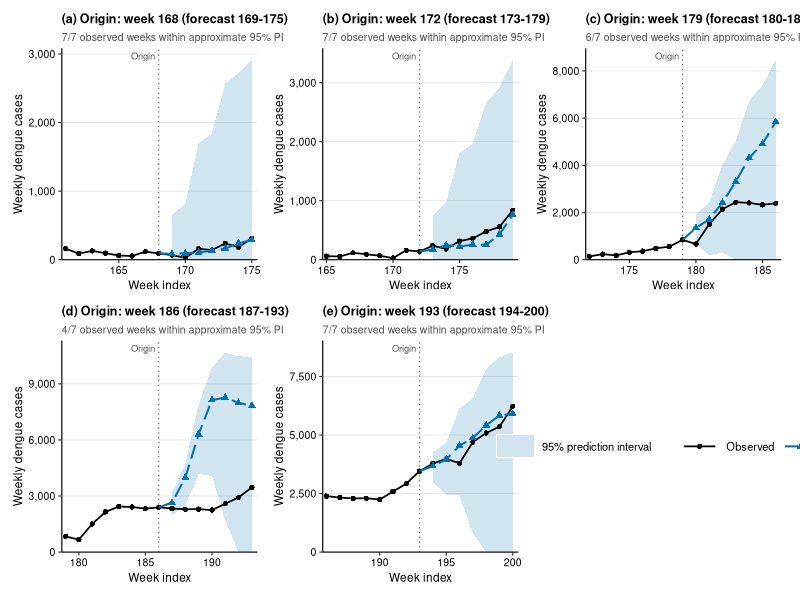

Here is the R script that generated this plot:
# ================================================================
# DENGUE: 26-ORIGIN RECURSIVE FORECAST VALIDATION
# + NON-OVERLAPPING SENSITIVITY ANALYSIS
# + FIVE-PANEL FIGURE (3 columns x 2 rows; 8 historical weeks)
# Historical forecast-error intervals
# ================================================================
rm(list = ls())
library(dplyr)
library(splines)
library(ggplot2)
library(patchwork)

# 0. SETTINGS ------------------------------------------------------
out_dir <- "~/Downloads/dengue_26_origin_with_nonoverlap"
dir.create(out_dir, recursive = TRUE, showWarnings = FALSE)

calibration_origins <- 100:161
evaluation_origins  <- 168:193
nonoverlap_origins  <- c(168L, 175L, 182L, 189L)
figure_origins      <- c(168L, 172L, 179L, 186L, 193L)

H <- 7L
ar_order <- 8L
temp_lag <- 9L
precip_lag <- 7L
humid_lag <- 8L
hist_weeks <- 8L
ncol_fig <- 3L
common_y <- FALSE

# 1. READ AND VALIDATE DATA ----------------------------------------
df <-  read.csv("MyBDweeklyFinaldata.csv", stringsAsFactors = FALSE)
required <- c("Week", "Dengue_cases", "Temperature",
              "Precipitation", "Humidity")
stopifnot(all(required %in% names(df)))
df <- df %>%
  dplyr::arrange(Week) %>%
  dplyr::mutate(time_index = dplyr::row_number(),
                trend = time_index,
                sin1 = sin(2*pi*time_index/52),
                cos1 = cos(2*pi*time_index/52))

stopifnot(
  nrow(df) == 200L,
  all(stats::complete.cases(df[, required])),
  all(is.finite(df$Dengue_cases)),
  all(df$Dengue_cases >= 0),
  min(temp_lag, precip_lag, humid_lag) >= H,
  max(calibration_origins) + H <= 168L,
  max(evaluation_origins) + H <= nrow(df),
  all(nonoverlap_origins %in% evaluation_origins),
  all(figure_origins %in% evaluation_origins),
  all(diff(nonoverlap_origins) >= H)
)
cases_all <- df$Dengue_cases

# 2. FIT MODEL UP TO EACH ORIGIN -----------------------------------
make_model_data <- function(dat) {
  out <- dat
  for (j in seq_len(ar_order)) {
    out[[paste0("lag_dengue_", j)]] <-
      log1p(dplyr::lag(out$Dengue_cases, j))
  }
  out$Temp_lag   <- dplyr::lag(out$Temperature, temp_lag)
  out$Precip_lag <- dplyr::lag(out$Precipitation, precip_lag)
  out$Humd_lag   <- dplyr::lag(out$Humidity, humid_lag)
  out
}

make_spline <- function(x) {
  knots <- unique(as.numeric(stats::quantile(
    x, c(0.25, 0.50, 0.75), na.rm = TRUE
  )))
  basis <- splines::ns(
    x, knots = knots, Boundary.knots = range(x)
  )
  list(training = basis,
       predict = function(z) stats::predict(basis, z))
}

fit_upto <- function(origin, model = c("full", "ar_only")) {
  model <- match.arg(model)
  lagged <- make_model_data(df[seq_len(origin), , drop = FALSE])
  ar_terms <- paste0("lag_dengue_", seq_len(ar_order))
  needed <- c("Dengue_cases", ar_terms, "trend", "sin1", "cos1")
  if (model == "full") {
    needed <- c(needed, "Temp_lag", "Precip_lag", "Humd_lag")
  }
  train <- lagged[stats::complete.cases(
    lagged[, needed, drop = FALSE]), , drop = FALSE]
  if (nrow(train) < 50L) {
    stop("Too few complete training rows at origin ", origin)
  }

  bases <- NULL
  spline_terms <- character()
  if (model == "full") {
    bases <- list(temp   = make_spline(train$Temp_lag),
                  precip = make_spline(train$Precip_lag),
                  humid  = make_spline(train$Humd_lag))
    for (nm in names(bases)) {
      b <- as.data.frame(bases[[nm]]$training)
      names(b) <- paste0("ns_", nm, "_", seq_len(ncol(b)))
      train <- dplyr::bind_cols(train, b)
      spline_terms <- c(spline_terms, names(b))
    }
  }

  f <- stats::reformulate(
    c(ar_terms, spline_terms, "trend", "sin1", "cos1"),
    response = "Dengue_cases"
  )
  fit <- stats::glm(f, family = stats::quasipoisson(link = "log"),
                    data = train)
  if (anyNA(stats::coef(fit))) {
    stop("Rank-deficient fit at origin ", origin, " (", model, ")")
  }
  if (!isTRUE(fit$converged)) {
    stop("GLM did not converge at origin ", origin)
  }
  list(fit = fit, bases = bases)
}

# 3. SEVEN-WEEK RECURSIVE FORECAST -------------------------------
recursive_forecast <- function(origin, model = c("full", "ar_only")) {
  model <- match.arg(model)
  obj <- fit_upto(origin, model)
  history <- tail(df$Dengue_cases[seq_len(origin)], ar_order)
  predictions <- numeric(H)

  for (h in seq_len(H)) {
    target <- origin + h
    newrow <- data.frame(
      trend = target,
      sin1 = sin(2*pi*target/52),
      cos1 = cos(2*pi*target/52)
    )
    for (j in seq_len(ar_order)) {
      newrow[[paste0("lag_dengue_", j)]] <-
        log1p(history[ar_order + 1L - j])
    }
    if (model == "full") {
      weather_idx <- c(
        temp = target - temp_lag,
        precip = target - precip_lag,
        humid = target - humid_lag
      )
      if (any(weather_idx < 1L) || any(weather_idx > origin)) {
        stop("Future weather required at origin ", origin)
      }
      weather <- list(
        temp = df$Temperature[weather_idx["temp"]],
        precip = df$Precipitation[weather_idx["precip"]],
        humid = df$Humidity[weather_idx["humid"]]
      )
      for (nm in names(weather)) {
        b <- as.data.frame(obj$bases[[nm]]$predict(weather[[nm]]))
        names(b) <- paste0("ns_", nm, "_", seq_len(ncol(b)))
        newrow <- dplyr::bind_cols(newrow, b)
      }
    }
    mu <- as.numeric(stats::predict(
      obj$fit, newdata = newrow, type = "response"
    ))
    if (length(mu) != 1L || !is.finite(mu) || mu < 0) {
      stop("Invalid forecast at origin ", origin, ", horizon ", h)
    }
    predictions[h] <- mu
    # For h > 1, use previously predicted means, not future observations.
    history <- c(history[-1], mu)
  }

  data.frame(
    model = model,
    origin = origin,
    horizon = seq_len(H),
    target_week = origin + seq_len(H),
    observed = cases_all[origin + seq_len(H)],
    predicted = predictions
  )
}

run_origins <- function(origins, phase,
                        models = c("full", "ar_only")) {
  dplyr::bind_rows(lapply(models, function(m) {
    dplyr::bind_rows(lapply(origins, function(o) {
      cat(phase, "|", m, "| origin", o, "\n")
      recursive_forecast(o, m)
    }))
  }))
}

# 4. CALIBRATION: DEVELOPMENT PERIOD ONLY -------------------------
calibration <- run_origins(calibration_origins, "Calibration") %>%
  dplyr::mutate(error = observed - predicted)

# Fixed historical signed-error quantiles for each model/horizon.
# These intervals are approximate; they have no formal 95% guarantee.
error_quantiles <- calibration %>%
  dplyr::group_by(model, horizon) %>%
  dplyr::summarise(
    n_calibration = dplyr::n(),
    error_q025 = unname(stats::quantile(error, 0.025, type = 1)),
    error_q975 = unname(stats::quantile(error, 0.975, type = 1)),
    calibration_MAE = mean(abs(error)),
    .groups = "drop"
  )

# 5. PRIMARY: 26 ORIGINS x 7 HORIZONS ------------------------------
evaluation <- run_origins(evaluation_origins, "Evaluation") %>%
  dplyr::left_join(error_quantiles, by = c("model", "horizon")) %>%
  dplyr::mutate(
    lower95 = pmax(0, predicted + error_q025),
    upper95 = pmax(0, predicted + error_q975),
    error = observed - predicted,
    absolute_error = abs(error),
    squared_error = error^2,
    ape = ifelse(observed > 0, 100 * absolute_error / observed, NA_real_),
    covered95 = observed >= lower95 & observed <= upper95,
    interval_width = upper95 - lower95
  )

stopifnot(
  nrow(evaluation) == 2L * length(evaluation_origins) * H,
  all(evaluation$lower95 <= evaluation$upper95),
  all(!is.na(evaluation$observed))
)

summarise_performance <- function(dat) {
  dat %>% dplyr::summarise(
    n = dplyr::n(),
    RMSE = sqrt(mean(squared_error)),
    MAE = mean(absolute_error),
    MAPE = mean(ape, na.rm = TRUE),
    Mean_Error = mean(error),
    Covered = sum(covered95),
    Coverage_percent = 100 * mean(covered95),
    Mean_PI_width = mean(interval_width),
    .groups = "drop"
  )
}

by_origin <- evaluation %>%
  dplyr::group_by(model, origin) %>% summarise_performance()
by_horizon <- evaluation %>%
  dplyr::group_by(model, horizon) %>% summarise_performance()
overall <- evaluation %>%
  dplyr::group_by(model) %>% summarise_performance()

# 6. SENSITIVITY: FOUR NON-OVERLAPPING SEVEN-WEEK WINDOWS ----------
# Origin 168 -> weeks 169:175; 175 -> 176:182;
# 182 -> 183:189; 189 -> 190:196.
# Reuse identical forecasts and intervals from the primary analysis.
sensitivity <- evaluation %>%
  dplyr::filter(origin %in% nonoverlap_origins)
sensitivity_by_origin <- sensitivity %>%
  dplyr::group_by(model, origin) %>% summarise_performance()
sensitivity_by_horizon <- sensitivity %>%
  dplyr::group_by(model, horizon) %>% summarise_performance()
sensitivity_overall <- sensitivity %>%
  dplyr::group_by(model) %>% summarise_performance()

stopifnot(
  nrow(sensitivity) == 2L * length(nonoverlap_origins) * H,
  dplyr::n_distinct(sensitivity$target_week) == 4L * H
)

# Explicit dplyr namespace avoids select() masking errors.
comparison <- dplyr::bind_rows(
  overall %>% dplyr::mutate(analysis = "Primary: 26 rolling origins"),
  sensitivity_overall %>%
    dplyr::mutate(analysis = "Sensitivity: 4 disjoint origins")
) %>%
  dplyr::select(analysis, dplyr::everything())

cat("\n--- CALIBRATION ERROR QUANTILES ---\n")
print(error_quantiles, n = Inf)
cat("\n--- PRIMARY: OVERALL ---\n")
print(overall, n = Inf)
cat("\n--- PRIMARY: BY HORIZON ---\n")
print(by_horizon, n = Inf)
cat("\n--- SENSITIVITY: OVERALL ---\n")
print(sensitivity_overall, n = Inf)
cat("\n--- SENSITIVITY: BY HORIZON ---\n")
print(sensitivity_by_horizon, n = Inf)
cat("\n--- COMPARISON ---\n")
print(comparison, n = Inf)

# 7. SAVE CSV TABLES ----------------------------------------------
write_table <- function(x, name) {
  utils::write.csv(x, file.path(out_dir, name), row.names = FALSE)
}
write_table(calibration, "calibration_recursive_errors.csv")
write_table(error_quantiles, "calibration_error_quantiles.csv")
write_table(evaluation, "primary_26_origin_forecasts.csv")
write_table(by_origin, "primary_performance_by_origin.csv")
write_table(by_horizon, "primary_performance_by_horizon.csv")
write_table(overall, "primary_performance_overall.csv")
write_table(sensitivity, "sensitivity_4_origin_forecasts.csv")
write_table(sensitivity_by_origin, "sensitivity_performance_by_origin.csv")
write_table(sensitivity_by_horizon, "sensitivity_performance_by_horizon.csv")
write_table(sensitivity_overall, "sensitivity_performance_overall.csv")
write_table(comparison, "primary_vs_sensitivity_comparison.csv")

# 8. FIGURE SETTINGS ----------------------------------------------
fig_font <- "sans"
fig_width_mm <- 220
col_obs <- "black"
col_fc <- "#0072B2"
palette <- c("#0072B2", "#D55E00", "#009E73", "#CC79A7", "#E69F00")

fig_theme <- ggplot2::theme_classic(
  base_size = 10, base_family = fig_font
) +
  ggplot2::theme(
    plot.title = ggplot2::element_text(face = "bold", size = 9, hjust = 0),
    plot.subtitle = ggplot2::element_text(
      size = 7.5, colour = "grey30",
      margin = ggplot2::margin(b = 3)
    ),
    axis.title = ggplot2::element_text(size = 8.5),
    axis.text = ggplot2::element_text(size = 7.5, colour = "black"),
    axis.line = ggplot2::element_line(linewidth = 0.4),
    axis.ticks = ggplot2::element_line(linewidth = 0.4),
    panel.grid.major.y = ggplot2::element_line(
      colour = "grey90", linewidth = 0.3
    ),
    legend.text = ggplot2::element_text(size = 8),
    legend.title = ggplot2::element_text(size = 8, face = "bold"),
    legend.key.width = grid::unit(1, "cm"),
    legend.background = ggplot2::element_blank(),
    plot.margin = ggplot2::margin(4, 8, 4, 4)
  )

# Save PDF/PNG; TIFF is optional because Quartz on macOS may not
# support LZW compression. Each format is saved independently.
save_fig <- function(p, stem, w_mm, h_mm) {
  files <- c(pdf = ".pdf", png = ".png", tiff = ".tiff")
  for (fmt in names(files)) {
    path <- file.path(out_dir, paste0(stem, files[[fmt]]))
    tryCatch({
      if (fmt == "pdf") {
        ggplot2::ggsave(path, p, width = w_mm, height = h_mm,
                        units = "mm", device = grDevices::pdf)
      } else if (fmt == "png") {
        ggplot2::ggsave(path, p, width = w_mm, height = h_mm,
                        units = "mm", dpi = 600, bg = "white")
      } else {
        ggplot2::ggsave(path, p, width = w_mm, height = h_mm,
                        units = "mm", dpi = 600, bg = "white",
                        compression = "none")
      }
      message("Saved: ", path)
    }, error = function(e) {
      message("Could not save ", fmt, " figure: ", conditionMessage(e))
    })
  }
}

# 9. FIGURE 1: FIVE PANELS, 3 IN FIRST ROW, 2 IN SECOND -----------
full_eval <- evaluation %>% dplyr::filter(model == "full")
origins <- figure_origins
n_panels <- length(origins)
common_ymax <- max(
  c(full_eval$upper95, full_eval$observed, full_eval$predicted),
  na.rm = TRUE
) * 1.05

make_panel <- function(i) {
  o <- origins[i]
  res <- full_eval %>% dplyr::filter(origin == o)
  wk <- seq.int(o - hist_weeks + 1L, o + H)
  obs <- data.frame(time_index = wk, observed = cases_all[wk])
  fc_line <- dplyr::bind_rows(
    data.frame(time_index = o, predicted = cases_all[o]),
    res %>% dplyr::transmute(time_index = target_week, predicted)
  )
  subtitle <- sprintf(
    "%d/%d observed weeks within approximate 95%% PI",
    sum(res$covered95), nrow(res)
  )

  p <- ggplot2::ggplot() +
    ggplot2::geom_vline(
      xintercept = o, linetype = "dotted",
      colour = "grey40", linewidth = 0.4
    ) +
    ggplot2::geom_ribbon(
      data = res,
      ggplot2::aes(
        x = target_week, ymin = lower95, ymax = upper95,
        fill = "95% prediction interval"
      ),
      alpha = 0.18
    ) +
    ggplot2::geom_line(
      data = obs,
      ggplot2::aes(x = time_index, y = observed,
                   colour = "Observed", linetype = "Observed"),
      linewidth = 0.6
    ) +
    ggplot2::geom_point(
      data = obs,
      ggplot2::aes(x = time_index, y = observed,
                   colour = "Observed", shape = "Observed"),
      size = 1.5
    ) +
    ggplot2::geom_line(
      data = fc_line,
      ggplot2::aes(x = time_index, y = predicted,
                   colour = "Forecast", linetype = "Forecast"),
      linewidth = 0.7
    ) +
    ggplot2::geom_point(
      data = res,
      ggplot2::aes(x = target_week, y = predicted,
                   colour = "Forecast", shape = "Forecast"),
      size = 1.7
    ) +
    ggplot2::annotate(
      "text", x = o, y = Inf, label = "Origin",
      hjust = 1.15, vjust = 1.6, size = 2.4, colour = "grey35"
    ) +
    ggplot2::scale_colour_manual(
      NULL, values = c(Observed = col_obs, Forecast = col_fc),
      breaks = c("Observed", "Forecast")
    ) +
    ggplot2::scale_linetype_manual(
      NULL, values = c(Observed = "solid", Forecast = "longdash"),
      breaks = c("Observed", "Forecast")
    ) +
    ggplot2::scale_shape_manual(
      NULL, values = c(Observed = 16, Forecast = 17),
      breaks = c("Observed", "Forecast")
    ) +
    ggplot2::scale_fill_manual(
      NULL, values = c("95% prediction interval" = col_fc)
    ) +
    ggplot2::scale_x_continuous(
      breaks = scales::breaks_pretty(n = 5),
      expand = ggplot2::expansion(mult = c(0.02, 0.03))
    ) +
    ggplot2::scale_y_continuous(
      labels = scales::label_comma(),
      expand = ggplot2::expansion(mult = c(0, 0.06))
    ) +
    ggplot2::expand_limits(y = 0) +
    ggplot2::labs(
      title = sprintf("(%s) Origin: week %d (forecast %d-%d)",
                      letters[i], o, o+1L, o+H),
      subtitle = subtitle,
      x = "Week index",
      y = "Weekly dengue cases"
    ) +
    fig_theme

  if (common_y) {
    p <- p + ggplot2::coord_cartesian(ylim = c(0, common_ymax))
  }
  p
}

panels <- lapply(seq_len(n_panels), make_panel)
# The sixth cell is reserved for the collected legend.
panels <- c(panels, list(patchwork::guide_area()))
fig1 <- patchwork::wrap_plots(panels, ncol = 3, nrow = 2) +
  patchwork::plot_layout(guides = "collect") &
  ggplot2::theme(legend.position = "bottom")
print(fig1)
save_fig(fig1, "Figure1_five_origins_3x2", fig_width_mm, 145)
